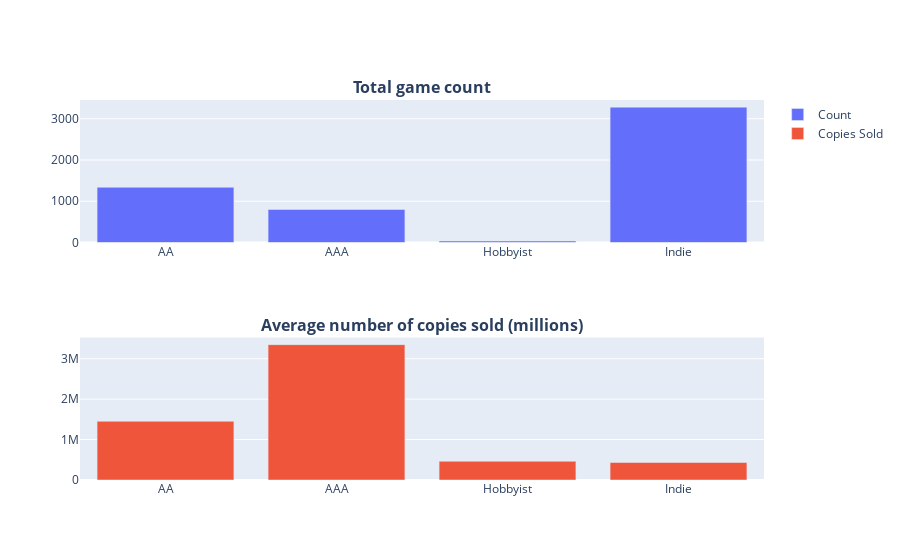

The notebook cell this image was saved under:
### Code cell
# Смотрим на то, сколько игр выпущено компаниями разного типа 'publisherClass' и сколько в среднем копий игры продается у компании каждого типа (нижний график)
summary = main_df.groupby('publisherClass')['copiesSold'].agg(['count', 'mean']).reset_index()

fig = make_subplots(rows=2, cols=1, subplot_titles=('<b>Total game count</b>', '<b>Average number of copies sold (millions)</b>'))

fig.add_trace(go.Bar(x=summary['publisherClass'], y=summary['count'], name='Count'), row=1, col=1)
fig.add_trace(go.Bar(x=summary['publisherClass'], y=summary['mean'], name='Copies Sold'), row=2, col=1)

fig.show()

### Figure 1 — Plotly figure (JSON) as saved in the notebook; plotly's stock layout.template omitted (floating-point values rounded to 4 significant figures)
{"data": [{"name": "Count", "type": "bar", "x": ["AA", "AAA", "Hobbyist", "Indie"], "xaxis": "x", "y": [1338, 801, 35, 3281], "yaxis": "y"}, {"name": "Copies Sold", "type": "bar", "x": ["AA", "AAA", "Hobbyist", "Indie"], "xaxis": "x2", "y": [1452000.0, 3349000.0, 463100.0, 432800.0], "yaxis": "y2"}], "layout": {"annotations": [{"font": {"size": 16}, "showarrow": false, "text": "<b>Total game count</b>", "x": 0.5, "xanchor": "center", "xref": "paper", "y": 1, "yanchor": "bottom", "yref": "paper"}, {"font": {"size": 16}, "showarrow": false, "text": "<b>Average number of copies sold (millions)</b>", "x": 0.5, "xanchor": "center", "xref": "paper", "y": 0.375, "yanchor": "bottom", "yref": "paper"}], "xaxis": {"anchor": "y", "domain": [0, 1]}, "xaxis2": {"anchor": "y2", "domain": [0, 1]}, "yaxis": {"anchor": "x", "domain": [0.625, 1]}, "yaxis2": {"anchor": "x2", "domain": [0, 0.375]}}}
